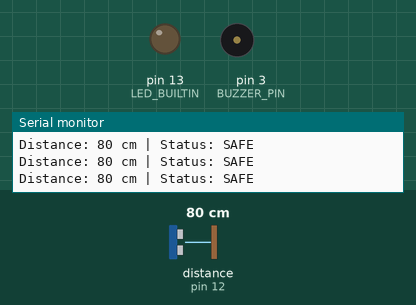
The sketch below on a simulated Arduino Uno, built with avr-gcc and run on an emulated ATmega328P. On the bench: output pins drawn as LEDs (lit = HIGH), buzzer (waves = sounding), the last lines printed to the serial monitor. Wiring (from diagram.json): ultrasonic range finder: trigger pin 11; echo pin 12. Dashed ring = blinking. Inputs (shaded band) come from the test bench; at power-on: distance to the obstacle (sensor on pin 12) 80 cm. The echo pulse lasts 58.3 µs per cm; pins used as bus, display or sensor lines are not drawn.

Above: at 1.2 s.
1.3 s: distance to the obstacle (sensor on pin 12) set to 33 cm
2.8 s: distance to the obstacle (sensor on pin 12) set to 27 cm
At 2.88 s:
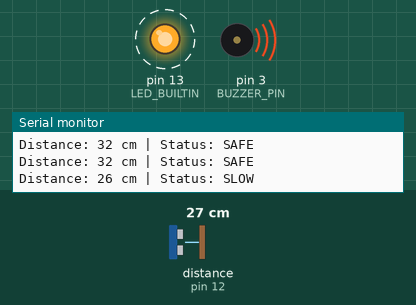
5.8 s: distance to the obstacle (sensor on pin 12) set to 9 cm
At 6.16 s:
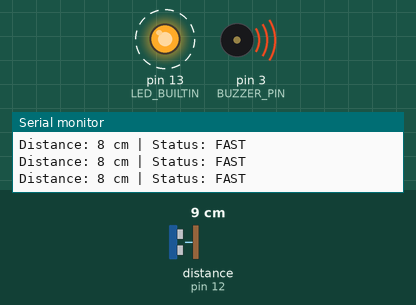
8.8 s: distance to the obstacle (sensor on pin 12) set to 35 cm
At 9.3 s:
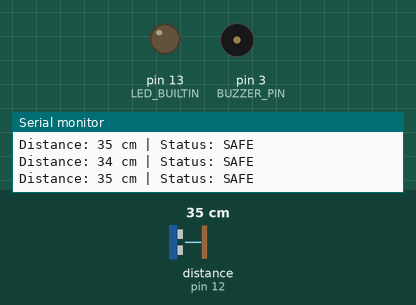
10.3 s: distance to the obstacle (sensor on pin 12) set to 18 cm
At 10.9 s:
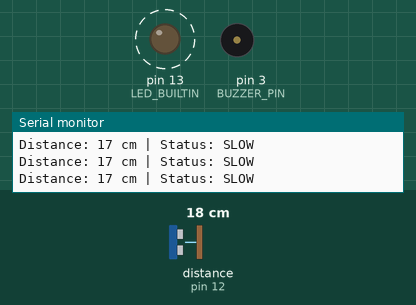
Timing chart, 0 to 14.3 s (numbered marks = the images above; inputs shaded):
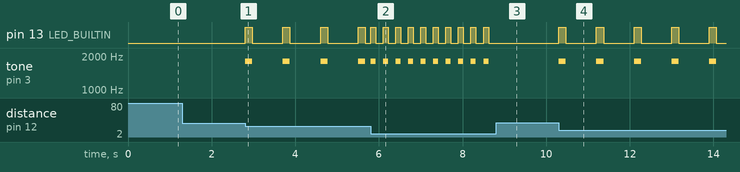

The sketch:

sketch.ino
```cpp
/*
  Ultrasonic Parking Assistant - four warning levels
  Board: Arduino Uno (ATmega328P)
  Sensor: HC-SR04, buzzer: piezo

  Based on the idea: https://github.com/lazycustard/Distance-measurement-using-ultrasonic-sensor
  Improvement: distance-dependent sound pattern instead of one <5 cm alarm.

  IMPORTANT: This version does NOT use NewPing. On Arduino Uno,
  NewPing and tone() can conflict over Timer2 interrupts.
*/

const byte TRIGGER_PIN = 11;
const byte ECHO_PIN = 12;
const byte BUZZER_PIN = 3;
const unsigned int MAX_DISTANCE_CM = 400;
const unsigned long MEASURE_INTERVAL_MS = 100;
const unsigned long ECHO_TIMEOUT_US = 25000UL;

enum AlarmLevel { SAFE, SLOW, FAST, STOP };
AlarmLevel currentLevel = SAFE;
unsigned long lastMeasurementMs = 0;
unsigned long beepCycleStartMs = 0;
bool firstMeasurement = true;
bool buzzerIsOn = false;

// Built-in Arduino functions replace NewPing to avoid Timer2 conflict.
// Returns 0 when no valid echo arrives.
unsigned int readDistanceCm() {
  digitalWrite(TRIGGER_PIN, LOW);
  delayMicroseconds(2);
  digitalWrite(TRIGGER_PIN, HIGH);
  delayMicroseconds(10);
  digitalWrite(TRIGGER_PIN, LOW);

  unsigned long echoTimeUs = pulseIn(ECHO_PIN, HIGH, ECHO_TIMEOUT_US);
  if (echoTimeUs == 0) return 0;

  unsigned int distanceCm = echoTimeUs / 58UL;
  if (distanceCm == 0 || distanceCm > MAX_DISTANCE_CM) return 0;
  return distanceCm;
}

AlarmLevel chooseLevel(unsigned int distanceCm) {
  if (distanceCm == 0 || distanceCm >= 30) return SAFE;
  if (distanceCm >= 10) return SLOW;
  if (distanceCm >= 5) return FAST;
  return STOP;
}

const char* levelName(AlarmLevel level) {
  switch (level) {
    case SLOW: return "SLOW";
    case FAST: return "FAST";
    case STOP: return "STOP";
    default:   return "SAFE";
  }
}

void setBuzzer(bool enabled) {
  if (enabled == buzzerIsOn) return;
  buzzerIsOn = enabled;
  if (enabled) {
    tone(BUZZER_PIN, 1800);
    digitalWrite(LED_BUILTIN, HIGH);
  } else {
    noTone(BUZZER_PIN);
    digitalWrite(LED_BUILTIN, LOW);
  }
}

void updateSound(unsigned long nowMs) {
  if (currentLevel == SAFE) {
    setBuzzer(false);
  } else if (currentLevel == STOP) {
    setBuzzer(true);
  } else {
    const unsigned long periodMs = (currentLevel == SLOW) ? 900UL : 300UL;
    const unsigned long onTimeMs = (currentLevel == SLOW) ? 170UL : 120UL;
    unsigned long elapsedMs = (nowMs - beepCycleStartMs) % periodMs;
    setBuzzer(elapsedMs < onTimeMs);
  }
}

void setup() {
  pinMode(TRIGGER_PIN, OUTPUT);
  pinMode(ECHO_PIN, INPUT);
  pinMode(BUZZER_PIN, OUTPUT);
  pinMode(LED_BUILTIN, OUTPUT);
  digitalWrite(TRIGGER_PIN, LOW);
  Serial.begin(9600);
  Serial.println("PARKING SENSOR READY");
}

void loop() {
  unsigned long nowMs = millis();

  if (firstMeasurement || nowMs - lastMeasurementMs >= MEASURE_INTERVAL_MS) {
    firstMeasurement = false;
    lastMeasurementMs = nowMs;
    unsigned int distanceCm = readDistanceCm();
    AlarmLevel newLevel = chooseLevel(distanceCm);

    if (newLevel != currentLevel) {
      currentLevel = newLevel;
      beepCycleStartMs = millis();
      setBuzzer(false);
    }

    Serial.print("Distance: ");
    if (distanceCm == 0) {
      Serial.print("no echo");
    } else {
      Serial.print(distanceCm);
      Serial.print(" cm");
    }
    Serial.print(" | Status: ");
    Serial.println(levelName(currentLevel));
  }

  updateSound(millis());
}
```

Measured:
- the behaviour switches between 31 and 30 cm on distance to the obstacle (sensor on pin 12) (found by bisection; images 0 and 1)
- after the input at 2.8 s, pin 13 (LED_BUILTIN): alternates HIGH for 0.17 s and LOW for 0.73 s, starting at once; tone on pin 3 (BUZZER_PIN): alternates 1800 Hz for 0.17 s and silent for 0.73 s, starting at once
- after the input at 5.8 s, pin 13 (LED_BUILTIN): alternates HIGH for 0.12 s and LOW for 0.18 s, starting at once; tone on pin 3 (BUZZER_PIN): alternates 1800 Hz for 0.12 s and silent for 0.18 s, starting at once
- after the input at 8.8 s, pin 13 (LED_BUILTIN): stops changing and stays LOW; tone on pin 3 (BUZZER_PIN): stops changing and stays silent
- after the input at 10.3 s, pin 13 (LED_BUILTIN): alternates HIGH for 0.17 s and LOW for 0.73 s, starting at once; tone on pin 3 (BUZZER_PIN): alternates 1800 Hz for 0.17 s and silent for 0.73 s, starting at once
